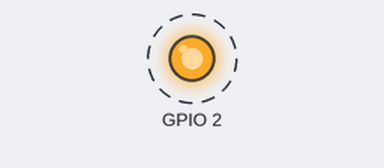
The sketch below on a simulated ESP32. Shown: output pins drawn as LEDs (lit = HIGH). Dashed ring = blinking. Nothing arrives over Bluetooth unless stated; what the sketch prints to the serial monitor is not drawn.

Above: at 1.2 s.
Timing chart, 0 to 4.0 s (numbered marks = the images above):
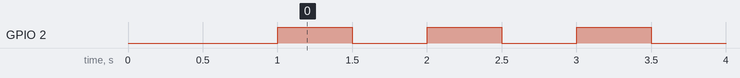

The sketch:

ESP32_bluetooth.ino
```cpp
#include "BluetoothSerial.h"

BluetoothSerial SerialBT;

void setup() {
  Serial.begin(115200);
  SerialBT.begin("ESP32_Microalgae"); // The name your laptop/mobile phone will see

  Serial.println("USB Serial Started!");
  delay(1000);
  SerialBT.println("Bluetooth Serial Started!");

  // Test Pin (Built-in LED)
  pinMode(2, OUTPUT);
}

unsigned long lastBTPrint = 0;

void loop() {
  digitalWrite(2, HIGH); // Blink internal LED to show life
  delay(500);
  digitalWrite(2, LOW);
  delay(500);

  if (millis() - lastBTPrint > 2000) { // Every 2 seconds
    if (SerialBT.hasClient()) { // Only print if a laptop/mobile phone is actually connected
      SerialBT.print("Hi");
      SerialBT.print("cj7");
      SerialBT.println("--------------------");
    }
    lastBTPrint = millis();
  }
}
```

Measured:
- by itself, GPIO 2: alternates HIGH for 0.50 s and LOW for 0.50 s
